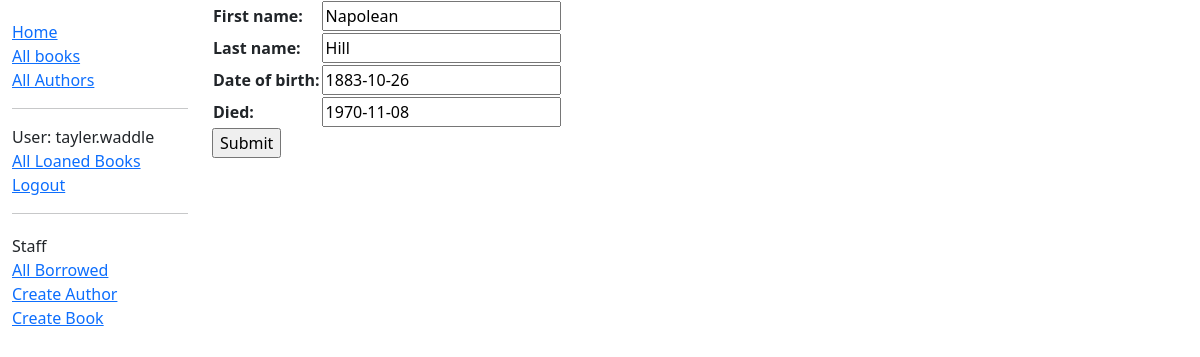
Screenshot of /author/1/update/ (signed in) with the database file from the repository.
### library/models.py (models this page shows, shortened)
class Author(models.Model):
    first_name = models.CharField(max_length=100)
    last_name = models.CharField(max_length=100)
    date_of_birth = models.DateField(null=True, blank=True)
    date_of_death = models.DateField('died', null=True, blank=True)
    class Meta:
        ordering = ['last_name', 'first_name']

### library/views.py (the view)
# urls.py: path('author/<int:pk>/update/', AuthorUpdate.as_view(), name='author-update'),
class AuthorUpdate(PermissionRequiredMixin, UpdateView):
    model = Author
    fields = '__all__'
    permission_required = 'library.change_author'

### library/templates/library/author_form.html (shortened to what this page needs)
{% extends "_base.html" %}
{% block content %}
<form action="" method="post">
  <table>
    {{ form.as_table }}
  </table>
  <input type="submit" value="Submit" />
</form>
{% endblock %}

### library/templates/_base.html (shortened to what this page needs)
{% load static %}
<!DOCTYPE html>
<html lang="en">
  <head>
    <link
      href="https://cdn.jsdelivr.net/npm/bootstrap@5.1.3/dist/css/bootstrap.min.css"
      rel="stylesheet"
 />
    {% load static %}
    <link rel="stylesheet" href="{% static 'css/styles.css' %}" />
  </head>
  <body>
    <div class="container-fluid">
      <div class="row">
        <div class="col-sm-2">
          {% block sidebar %}
            <ul class="sidebar-nav">
              <li><a href="{% url 'index' %}">Home</a></li>
              <li><a href="{% url 'books' %}">All books</a></li>
              <li><a href="{% url 'authors' %}">All Authors</a></li>
              <hr>
            {% if user.is_authenticated %}
              <li>User: {{ user.get_username }}</li>
              {% if perms.library.can_mark_returned %}
              <li><a href="{% url 'loaned-books' %}">All Loaned Books</a></li>
              {% else %}
              <li><a href="{% url 'my-books' %}">Borrowed Books</a></li>
              {% endif %}
              <li><a href="{% url 'logout' %}">Logout</a></li>
              {% if user.is_staff %}
                <hr>
                <ul class="sidebar-nav">
                <li>Staff</li>
                  <li><a href="{% url 'loaned-books' %}">All Borrowed</a></li>
                {% if perms.library.add_author %}
                  <li><a href="{% url 'author-create' %}">Create Author</a></li>
                  <li><a href="{% url 'book-create' %}">Create Book</a></li>
                {% endif %}
                </ul>
              {% endif %}
            {% else %}
              <li><a href="{% url 'login' %}">Login</a></li>
            {% endif %}
            </ul>
          {% endblock %}
        </div>
        <div class="col-sm-10 ">{% block content %}{% endblock %}
        </div>
      </div>
    </div>
  </body>
</html>

### library/static/css/styles.css (style rules this page uses)
.sidebar-nav { margin-top: 20px; padding: 0; list-style: none; }

### rows the page displays
Author: first_name "Napolean", last_name "Hill", date_of_birth "1883-10-26", date_of_death "1970-11-08"

### other values shown
{{ user.get_username }} "tayler.waddle"
